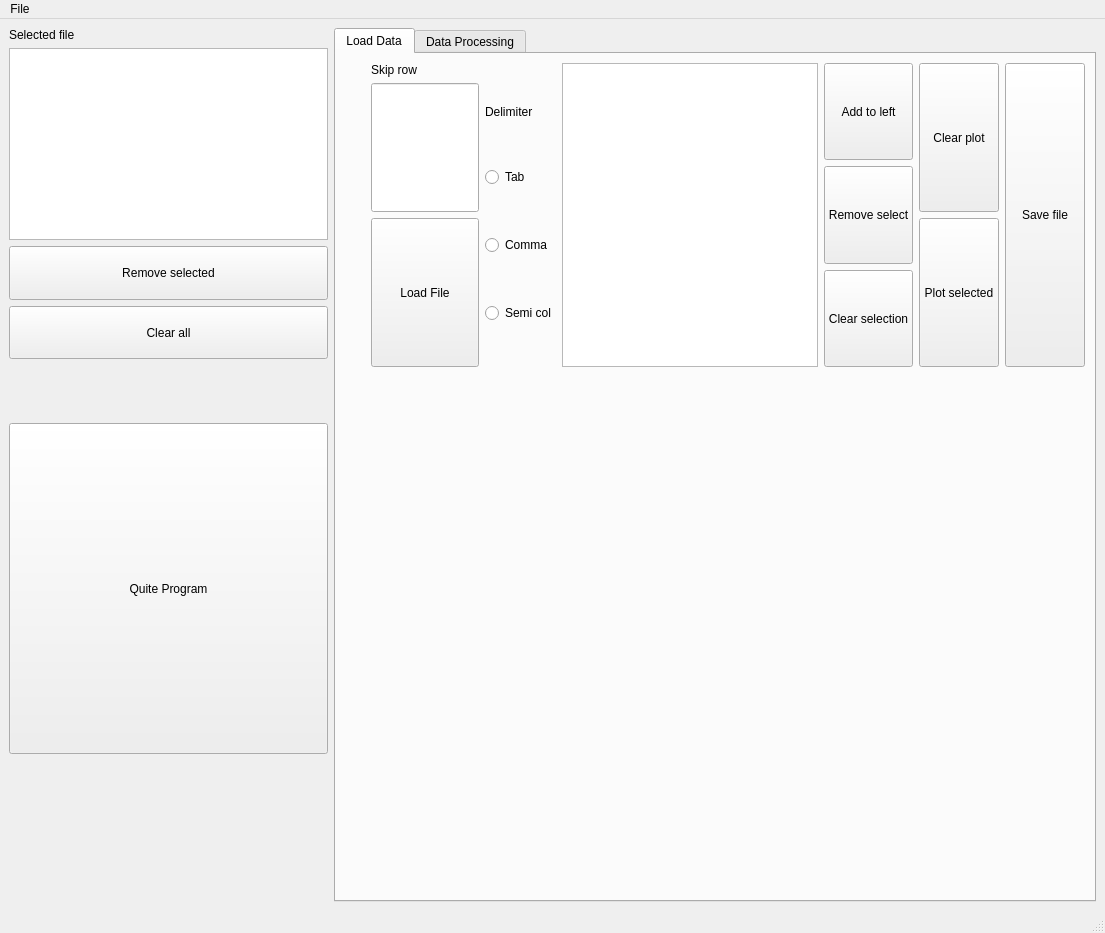
<?xml version="1.0" encoding="UTF-8"?>
<ui version="4.0">
 <class>MainWindow</class>
 <widget class="QMainWindow" name="MainWindow">
  <property name="geometry">
   <rect>
    <x>0</x>
    <y>0</y>
    <width>1105</width>
    <height>933</height>
   </rect>
  </property>
  <property name="windowTitle">
   <string>MainWindow</string>
  </property>
  <widget class="QWidget" name="centralwidget">
   <layout class="QGridLayout" name="gridLayout_5">
    <item row="0" column="0">
     <layout class="QGridLayout" name="gridLayout_8">
      <item row="0" column="0">
       <layout class="QGridLayout" name="gridLayout_6">
        <item row="0" column="0">
         <layout class="QVBoxLayout" name="verticalLayout">
          <item>
           <widget class="QLabel" name="label">
            <property name="sizePolicy">
             <sizepolicy hsizetype="Fixed" vsizetype="Fixed">
              <horstretch>0</horstretch>
              <verstretch>0</verstretch>
             </sizepolicy>
            </property>
            <property name="text">
             <string>Selected file</string>
            </property>
           </widget>
          </item>
          <item>
           <widget class="QListView" name="listView_left">
            <property name="sizePolicy">
             <sizepolicy hsizetype="Expanding" vsizetype="Expanding">
              <horstretch>0</horstretch>
              <verstretch>0</verstretch>
             </sizepolicy>
            </property>
           </widget>
          </item>
         </layout>
        </item>
        <item row="1" column="0">
         <widget class="QPushButton" name="RemoveLeftButton">
          <property name="sizePolicy">
           <sizepolicy hsizetype="Expanding" vsizetype="Expanding">
            <horstretch>0</horstretch>
            <verstretch>0</verstretch>
           </sizepolicy>
          </property>
          <property name="text">
           <string>Remove selected</string>
          </property>
         </widget>
        </item>
        <item row="2" column="0">
         <widget class="QPushButton" name="ClearallButton">
          <property name="sizePolicy">
           <sizepolicy hsizetype="Expanding" vsizetype="Expanding">
            <horstretch>0</horstretch>
            <verstretch>0</verstretch>
           </sizepolicy>
          </property>
          <property name="text">
           <string>Clear all</string>
          </property>
         </widget>
        </item>
       </layout>
      </item>
      <item row="1" column="0">
       <spacer name="verticalSpacer_6">
        <property name="orientation">
         <enum>Qt::Vertical</enum>
        </property>
        <property name="sizeType">
         <enum>QSizePolicy::Fixed</enum>
        </property>
        <property name="sizeHint" stdset="0">
         <size>
          <width>20</width>
          <height>58</height>
         </size>
        </property>
       </spacer>
      </item>
      <item row="2" column="0">
       <widget class="QPushButton" name="QuiteButton">
        <property name="sizePolicy">
         <sizepolicy hsizetype="Expanding" vsizetype="Expanding">
          <horstretch>0</horstretch>
          <verstretch>0</verstretch>
         </sizepolicy>
        </property>
        <property name="text">
         <string>Quite Program</string>
        </property>
       </widget>
      </item>
      <item row="3" column="0">
       <spacer name="verticalSpacer_7">
        <property name="orientation">
         <enum>Qt::Vertical</enum>
        </property>
        <property name="sizeType">
         <enum>QSizePolicy::Fixed</enum>
        </property>
        <property name="sizeHint" stdset="0">
         <size>
          <width>20</width>
          <height>148</height>
         </size>
        </property>
       </spacer>
      </item>
     </layout>
    </item>
    <item row="0" column="1">
     <widget class="QTabWidget" name="tabWidget">
      <property name="sizePolicy">
       <sizepolicy hsizetype="Preferred" vsizetype="Preferred">
        <horstretch>0</horstretch>
        <verstretch>0</verstretch>
       </sizepolicy>
      </property>
      <property name="currentIndex">
       <number>0</number>
      </property>
      <property name="documentMode">
       <bool>false</bool>
      </property>
      <property name="tabBarAutoHide">
       <bool>false</bool>
      </property>
      <widget class="QWidget" name="tab">
       <attribute name="title">
        <string>Load Data</string>
       </attribute>
       <layout class="QGridLayout" name="gridLayout_3">
        <item row="0" column="0">
         <spacer name="verticalSpacer_2">
          <property name="orientation">
           <enum>Qt::Vertical</enum>
          </property>
          <property name="sizeHint" stdset="0">
           <size>
            <width>20</width>
            <height>293</height>
           </size>
          </property>
         </spacer>
        </item>
        <item row="0" column="1">
         <layout class="QVBoxLayout" name="verticalLayout_3">
          <item>
           <layout class="QVBoxLayout" name="verticalLayout_2">
            <item>
             <widget class="QLabel" name="label_4">
              <property name="sizePolicy">
               <sizepolicy hsizetype="Fixed" vsizetype="Fixed">
                <horstretch>0</horstretch>
                <verstretch>0</verstretch>
               </sizepolicy>
              </property>
              <property name="text">
               <string>Skip row</string>
              </property>
             </widget>
            </item>
            <item>
             <widget class="QLineEdit" name="SkipRowEdit">
              <property name="sizePolicy">
               <sizepolicy hsizetype="Expanding" vsizetype="Expanding">
                <horstretch>0</horstretch>
                <verstretch>0</verstretch>
               </sizepolicy>
              </property>
             </widget>
            </item>
           </layout>
          </item>
          <item>
           <widget class="QPushButton" name="LoadFile">
            <property name="sizePolicy">
             <sizepolicy hsizetype="Expanding" vsizetype="Expanding">
              <horstretch>0</horstretch>
              <verstretch>0</verstretch>
             </sizepolicy>
            </property>
            <property name="text">
             <string>Load File</string>
            </property>
           </widget>
          </item>
         </layout>
        </item>
        <item row="0" column="2">
         <layout class="QVBoxLayout" name="verticalLayout_8">
          <item>
           <widget class="QLabel" name="label_5">
            <property name="sizePolicy">
             <sizepolicy hsizetype="Fixed" vsizetype="Fixed">
              <horstretch>0</horstretch>
              <verstretch>0</verstretch>
             </sizepolicy>
            </property>
            <property name="text">
             <string>Delimiter</string>
            </property>
           </widget>
          </item>
          <item>
           <widget class="QRadioButton" name="TabButton">
            <property name="text">
             <string>Tab</string>
            </property>
           </widget>
          </item>
          <item>
           <widget class="QRadioButton" name="CommButton">
            <property name="text">
             <string>Comma</string>
            </property>
           </widget>
          </item>
          <item>
           <widget class="QRadioButton" name="SemiButton">
            <property name="text">
             <string>Semi col</string>
            </property>
           </widget>
          </item>
         </layout>
        </item>
        <item row="0" column="3">
         <layout class="QGridLayout" name="gridLayout">
          <item row="0" column="0" rowspan="3">
           <widget class="QListView" name="listView">
            <property name="sizePolicy">
             <sizepolicy hsizetype="Expanding" vsizetype="Expanding">
              <horstretch>0</horstretch>
              <verstretch>0</verstretch>
             </sizepolicy>
            </property>
           </widget>
          </item>
          <item row="0" column="1">
           <widget class="QPushButton" name="SetLeftButton">
            <property name="sizePolicy">
             <sizepolicy hsizetype="Expanding" vsizetype="Expanding">
              <horstretch>0</horstretch>
              <verstretch>0</verstretch>
             </sizepolicy>
            </property>
            <property name="text">
             <string>Add to left</string>
            </property>
           </widget>
          </item>
          <item row="1" column="1">
           <widget class="QPushButton" name="RemoveButton1">
            <property name="sizePolicy">
             <sizepolicy hsizetype="Expanding" vsizetype="Expanding">
              <horstretch>0</horstretch>
              <verstretch>0</verstretch>
             </sizepolicy>
            </property>
            <property name="text">
             <string>Remove select</string>
            </property>
           </widget>
          </item>
          <item row="2" column="1">
           <widget class="QPushButton" name="ClearButton">
            <property name="sizePolicy">
             <sizepolicy hsizetype="Expanding" vsizetype="Expanding">
              <horstretch>0</horstretch>
              <verstretch>0</verstretch>
             </sizepolicy>
            </property>
            <property name="text">
             <string>Clear selection</string>
            </property>
           </widget>
          </item>
         </layout>
        </item>
        <item row="0" column="4">
         <layout class="QFormLayout" name="formLayout">
          <item row="0" column="0">
           <widget class="QPushButton" name="ClearFigureButton1">
            <property name="sizePolicy">
             <sizepolicy hsizetype="Expanding" vsizetype="Expanding">
              <horstretch>0</horstretch>
              <verstretch>0</verstretch>
             </sizepolicy>
            </property>
            <property name="text">
             <string>Clear plot</string>
            </property>
           </widget>
          </item>
          <item row="1" column="0">
           <widget class="QPushButton" name="PlotButton1">
            <property name="sizePolicy">
             <sizepolicy hsizetype="Expanding" vsizetype="Expanding">
              <horstretch>0</horstretch>
              <verstretch>0</verstretch>
             </sizepolicy>
            </property>
            <property name="text">
             <string>Plot selected</string>
            </property>
           </widget>
          </item>
         </layout>
        </item>
        <item row="0" column="5">
         <widget class="QPushButton" name="SaveButton1">
          <property name="sizePolicy">
           <sizepolicy hsizetype="Expanding" vsizetype="Expanding">
            <horstretch>0</horstretch>
            <verstretch>0</verstretch>
           </sizepolicy>
          </property>
          <property name="text">
           <string>Save file</string>
          </property>
         </widget>
        </item>
        <item row="1" column="0" colspan="6">
         <layout class="QHBoxLayout" name="horizontalLayout_4">
          <item>
           <spacer name="verticalSpacer">
            <property name="orientation">
             <enum>Qt::Vertical</enum>
            </property>
            <property name="sizeHint" stdset="0">
             <size>
              <width>20</width>
              <height>518</height>
             </size>
            </property>
           </spacer>
          </item>
          <item>
           <widget class="PlotWidget" name="FigureSignal" native="true">
            <property name="sizePolicy">
             <sizepolicy hsizetype="Expanding" vsizetype="Expanding">
              <horstretch>0</horstretch>
              <verstretch>0</verstretch>
             </sizepolicy>
            </property>
           </widget>
          </item>
          <item>
           <widget class="PlotWidget" name="FigureFFT" native="true">
            <property name="sizePolicy">
             <sizepolicy hsizetype="Expanding" vsizetype="Expanding">
              <horstretch>0</horstretch>
              <verstretch>0</verstretch>
             </sizepolicy>
            </property>
           </widget>
          </item>
         </layout>
        </item>
       </layout>
      </widget>
      <widget class="QWidget" name="tab_2">
       <attribute name="title">
        <string>Data Processing</string>
       </attribute>
       <widget class="QPushButton" name="SelectButton2">
        <property name="geometry">
         <rect>
          <x>38</x>
          <y>9</y>
          <width>80</width>
          <height>41</height>
         </rect>
        </property>
        <property name="sizePolicy">
         <sizepolicy hsizetype="Minimum" vsizetype="Preferred">
          <horstretch>0</horstretch>
          <verstretch>0</verstretch>
         </sizepolicy>
        </property>
        <property name="text">
         <string>Select trace 
 from left</string>
        </property>
       </widget>
       <widget class="QLabel" name="label_2">
        <property name="geometry">
         <rect>
          <x>138</x>
          <y>13</y>
          <width>132</width>
          <height>17</height>
         </rect>
        </property>
        <property name="sizePolicy">
         <sizepolicy hsizetype="Preferred" vsizetype="Fixed">
          <horstretch>0</horstretch>
          <verstretch>0</verstretch>
         </sizepolicy>
        </property>
        <property name="text">
         <string>Remove ambient effect</string>
        </property>
       </widget>
       <widget class="QPushButton" name="RunRemvhButton2">
        <property name="geometry">
         <rect>
          <x>313</x>
          <y>9</y>
          <width>80</width>
          <height>25</height>
         </rect>
        </property>
        <property name="sizePolicy">
         <sizepolicy hsizetype="Minimum" vsizetype="Preferred">
          <horstretch>0</horstretch>
          <verstretch>0</verstretch>
         </sizepolicy>
        </property>
        <property name="text">
         <string>Run</string>
        </property>
       </widget>
       <widget class="QPushButton" name="ClearRemvButton2">
        <property name="geometry">
         <rect>
          <x>401</x>
          <y>9</y>
          <width>80</width>
          <height>25</height>
         </rect>
        </property>
        <property name="sizePolicy">
         <sizepolicy hsizetype="Minimum" vsizetype="Preferred">
          <horstretch>0</horstretch>
          <verstretch>0</verstretch>
         </sizepolicy>
        </property>
        <property name="text">
         <string>Clear</string>
        </property>
       </widget>
       <widget class="QPushButton" name="SaveButton2">
        <property name="geometry">
         <rect>
          <x>820</x>
          <y>10</y>
          <width>80</width>
          <height>25</height>
         </rect>
        </property>
        <property name="sizePolicy">
         <sizepolicy hsizetype="Minimum" vsizetype="Preferred">
          <horstretch>0</horstretch>
          <verstretch>0</verstretch>
         </sizepolicy>
        </property>
        <property name="text">
         <string>Save to file</string>
        </property>
       </widget>
       <widget class="QComboBox" name="RemoveAmbBox2">
        <property name="geometry">
         <rect>
          <x>138</x>
          <y>40</y>
          <width>72</width>
          <height>25</height>
         </rect>
        </property>
        <property name="sizePolicy">
         <sizepolicy hsizetype="Preferred" vsizetype="Preferred">
          <horstretch>0</horstretch>
          <verstretch>0</verstretch>
         </sizepolicy>
        </property>
       </widget>
       <widget class="QPushButton" name="ClearPlotButton2">
        <property name="geometry">
         <rect>
          <x>820</x>
          <y>40</y>
          <width>80</width>
          <height>25</height>
         </rect>
        </property>
        <property name="sizePolicy">
         <sizepolicy hsizetype="Minimum" vsizetype="Preferred">
          <horstretch>0</horstretch>
          <verstretch>0</verstretch>
         </sizepolicy>
        </property>
        <property name="text">
         <string>Clear plot</string>
        </property>
       </widget>
       <widget class="QWidget" name="">
        <layout class="QVBoxLayout" name="verticalLayout_9">
         <item>
          <widget class="QLabel" name="label_3">
           <property name="sizePolicy">
            <sizepolicy hsizetype="Preferred" vsizetype="Fixed">
             <horstretch>0</horstretch>
             <verstretch>0</verstretch>
            </sizepolicy>
           </property>
           <property name="text">
            <string>Smooth method</string>
           </property>
          </widget>
         </item>
         <item>
          <widget class="QComboBox" name="SmoothCombo">
           <property name="sizePolicy">
            <sizepolicy hsizetype="Preferred" vsizetype="Preferred">
             <horstretch>0</horstretch>
             <verstretch>0</verstretch>
            </sizepolicy>
           </property>
          </widget>
         </item>
        </layout>
       </widget>
       <widget class="QPushButton" name="SmoothButton2">
        <property name="geometry">
         <rect>
          <x>38</x>
          <y>269</y>
          <width>80</width>
          <height>25</height>
         </rect>
        </property>
        <property name="sizePolicy">
         <sizepolicy hsizetype="Minimum" vsizetype="Preferred">
          <horstretch>0</horstretch>
          <verstretch>0</verstretch>
         </sizepolicy>
        </property>
        <property name="text">
         <string>Select</string>
        </property>
       </widget>
       <widget class="QWidget" name="">
        <property name="geometry">
         <rect>
          <x>30</x>
          <y>320</y>
          <width>821</width>
          <height>491</height>
         </rect>
        </property>
        <layout class="QHBoxLayout" name="horizontalLayout_5">
         <item>
          <spacer name="verticalSpacer_4">
           <property name="orientation">
            <enum>Qt::Vertical</enum>
           </property>
           <property name="sizeHint" stdset="0">
            <size>
             <width>20</width>
             <height>528</height>
            </size>
           </property>
          </spacer>
         </item>
         <item>
          <widget class="PlotWidget" name="FigureFFT2" native="true">
           <property name="sizePolicy">
            <sizepolicy hsizetype="Expanding" vsizetype="Expanding">
             <horstretch>0</horstretch>
             <verstretch>0</verstretch>
            </sizepolicy>
           </property>
           <widget class="PlotWidget" name="FigureSignal2" native="true">
            <property name="geometry">
             <rect>
              <x>30</x>
              <y>-82</y>
              <width>439</width>
              <height>671</height>
             </rect>
            </property>
            <property name="sizePolicy">
             <sizepolicy hsizetype="Expanding" vsizetype="Expanding">
              <horstretch>0</horstretch>
              <verstretch>0</verstretch>
             </sizepolicy>
            </property>
           </widget>
          </widget>
         </item>
        </layout>
       </widget>
       <widget class="QWidget" name="">
        <property name="geometry">
         <rect>
          <x>210</x>
          <y>110</y>
          <width>251</width>
          <height>81</height>
         </rect>
        </property>
        <layout class="QGridLayout" name="gridLayout_2">
         <item row="0" column="0">
          <layout class="QHBoxLayout" name="horizontalLayout_2">
           <item>
            <widget class="QPushButton" name="SetRefButton2">
             <property name="sizePolicy">
              <sizepolicy hsizetype="Preferred" vsizetype="Preferred">
               <horstretch>0</horstretch>
               <verstretch>0</verstretch>
              </sizepolicy>
             </property>
             <property name="text">
              <string>Set Ref</string>
             </property>
            </widget>
           </item>
           <item>
            <widget class="QListView" name="SetReflistView2">
             <property name="sizePolicy">
              <sizepolicy hsizetype="Expanding" vsizetype="Preferred">
               <horstretch>0</horstretch>
               <verstretch>0</verstretch>
              </sizepolicy>
             </property>
            </widget>
           </item>
          </layout>
         </item>
         <item row="1" column="0">
          <layout class="QHBoxLayout" name="horizontalLayout">
           <item>
            <widget class="QPushButton" name="SetSampButton2">
             <property name="sizePolicy">
              <sizepolicy hsizetype="Expanding" vsizetype="Preferred">
               <horstretch>0</horstretch>
               <verstretch>0</verstretch>
              </sizepolicy>
             </property>
             <property name="text">
              <string>Set Sample</string>
             </property>
            </widget>
           </item>
           <item>
            <widget class="QListView" name="SetSamplistView2">
             <property name="sizePolicy">
              <sizepolicy hsizetype="Expanding" vsizetype="Preferred">
               <horstretch>0</horstretch>
               <verstretch>0</verstretch>
              </sizepolicy>
             </property>
            </widget>
           </item>
          </layout>
         </item>
        </layout>
       </widget>
       <widget class="QWidget" name="">
        <property name="geometry">
         <rect>
          <x>488</x>
          <y>9</y>
          <width>321</width>
          <height>194</height>
         </rect>
        </property>
        <layout class="QGridLayout" name="gridLayout_4">
         <item row="0" column="0" rowspan="3">
          <widget class="QListView" name="listView2"/>
         </item>
         <item row="0" column="1">
          <widget class="QPushButton" name="AddLeftButton2">
           <property name="sizePolicy">
            <sizepolicy hsizetype="Minimum" vsizetype="Preferred">
             <horstretch>0</horstretch>
             <verstretch>0</verstretch>
            </sizepolicy>
           </property>
           <property name="text">
            <string>Add to Left</string>
           </property>
          </widget>
         </item>
         <item row="1" column="1">
          <widget class="QPushButton" name="pushButton_3">
           <property name="sizePolicy">
            <sizepolicy hsizetype="Minimum" vsizetype="Preferred">
             <horstretch>0</horstretch>
             <verstretch>0</verstretch>
            </sizepolicy>
           </property>
           <property name="text">
            <string>Remove item</string>
           </property>
          </widget>
         </item>
         <item row="2" column="1">
          <widget class="QPushButton" name="ClearButton2">
           <property name="sizePolicy">
            <sizepolicy hsizetype="Minimum" vsizetype="Preferred">
             <horstretch>0</horstretch>
             <verstretch>0</verstretch>
            </sizepolicy>
           </property>
           <property name="text">
            <string>Clear all</string>
           </property>
          </widget>
         </item>
        </layout>
       </widget>
      </widget>
     </widget>
    </item>
   </layout>
  </widget>
  <widget class="QMenuBar" name="menubar">
   <property name="geometry">
    <rect>
     <x>0</x>
     <y>0</y>
     <width>1105</width>
     <height>22</height>
    </rect>
   </property>
   <widget class="QMenu" name="menuFile">
    <property name="title">
     <string>File</string>
    </property>
    <addaction name="actionExit"/>
   </widget>
   <addaction name="menuFile"/>
  </widget>
  <widget class="QStatusBar" name="statusbar"/>
  <action name="actionExit">
   <property name="text">
    <string>Exit</string>
   </property>
  </action>
 </widget>
 <customwidgets>
  <customwidget>
   <class>PlotWidget</class>
   <extends>QWidget</extends>
   <header>pyqtgraph</header>
   <container>1</container>
  </customwidget>
 </customwidgets>
 <resources/>
 <connections/>
</ui>
